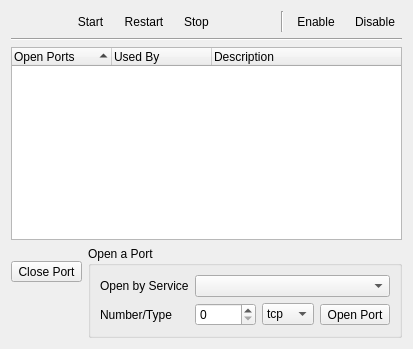
<?xml version="1.0" encoding="UTF-8"?>
<ui version="4.0">
 <class>firewall_ui</class>
 <widget class="QWidget" name="firewall_ui">
  <property name="geometry">
   <rect>
    <x>0</x>
    <y>0</y>
    <width>413</width>
    <height>349</height>
   </rect>
  </property>
  <property name="windowTitle">
   <string>Form</string>
  </property>
  <layout class="QVBoxLayout" name="verticalLayout_2">
   <item>
    <layout class="QHBoxLayout" name="horizontalLayout_6">
     <item>
      <spacer name="horizontalSpacer">
       <property name="orientation">
        <enum>Qt::Horizontal</enum>
       </property>
       <property name="sizeHint" stdset="0">
        <size>
         <width>40</width>
         <height>20</height>
        </size>
       </property>
      </spacer>
     </item>
     <item>
      <widget class="QToolButton" name="tool_start">
       <property name="toolTip">
        <string>Turn on the firewall</string>
       </property>
       <property name="statusTip">
        <string>Turn on the firewall</string>
       </property>
       <property name="text">
        <string>Start</string>
       </property>
       <property name="icon">
        <iconset resource="../../icons/icons.qrc">
         <normaloff>:/icons/black/media-play.svg</normaloff>:/icons/black/media-play.svg</iconset>
       </property>
       <property name="toolButtonStyle">
        <enum>Qt::ToolButtonTextBesideIcon</enum>
       </property>
       <property name="autoRaise">
        <bool>true</bool>
       </property>
      </widget>
     </item>
     <item>
      <widget class="QToolButton" name="tool_restart">
       <property name="toolTip">
        <string>Restart the firewall</string>
       </property>
       <property name="statusTip">
        <string>Restart the firewall</string>
       </property>
       <property name="text">
        <string>Restart</string>
       </property>
       <property name="icon">
        <iconset resource="../../icons/icons.qrc">
         <normaloff>:/icons/black/sync.svg</normaloff>:/icons/black/sync.svg</iconset>
       </property>
       <property name="toolButtonStyle">
        <enum>Qt::ToolButtonTextBesideIcon</enum>
       </property>
       <property name="autoRaise">
        <bool>true</bool>
       </property>
      </widget>
     </item>
     <item>
      <widget class="QToolButton" name="tool_stop">
       <property name="toolTip">
        <string>Stop the firewall</string>
       </property>
       <property name="statusTip">
        <string>Turn off the firewall</string>
       </property>
       <property name="text">
        <string>Stop</string>
       </property>
       <property name="icon">
        <iconset resource="../../icons/icons.qrc">
         <normaloff>:/icons/black/media-pause.svg</normaloff>:/icons/black/media-pause.svg</iconset>
       </property>
       <property name="toolButtonStyle">
        <enum>Qt::ToolButtonTextBesideIcon</enum>
       </property>
       <property name="autoRaise">
        <bool>true</bool>
       </property>
      </widget>
     </item>
     <item>
      <spacer name="horizontalSpacer_2">
       <property name="orientation">
        <enum>Qt::Horizontal</enum>
       </property>
       <property name="sizeHint" stdset="0">
        <size>
         <width>40</width>
         <height>20</height>
        </size>
       </property>
      </spacer>
     </item>
     <item>
      <widget class="Line" name="line_2">
       <property name="orientation">
        <enum>Qt::Vertical</enum>
       </property>
      </widget>
     </item>
     <item>
      <widget class="QToolButton" name="tool_enable">
       <property name="toolTip">
        <string>Enabled at boot</string>
       </property>
       <property name="statusTip">
        <string>Automatically start the firewall on boot</string>
       </property>
       <property name="text">
        <string>Enable</string>
       </property>
       <property name="icon">
        <iconset resource="../../icons/icons.qrc">
         <normaloff>:/icons/black/off.svg</normaloff>:/icons/black/off.svg</iconset>
       </property>
       <property name="toolButtonStyle">
        <enum>Qt::ToolButtonIconOnly</enum>
       </property>
       <property name="autoRaise">
        <bool>true</bool>
       </property>
      </widget>
     </item>
     <item>
      <widget class="QToolButton" name="tool_disable">
       <property name="toolTip">
        <string>Disabled at boot</string>
       </property>
       <property name="statusTip">
        <string>Do not start the firewall on boot</string>
       </property>
       <property name="text">
        <string>Disable</string>
       </property>
       <property name="icon">
        <iconset resource="../../icons/icons.qrc">
         <normaloff>:/icons/black/circled-off.svg</normaloff>:/icons/black/circled-off.svg</iconset>
       </property>
       <property name="toolButtonStyle">
        <enum>Qt::ToolButtonIconOnly</enum>
       </property>
       <property name="autoRaise">
        <bool>true</bool>
       </property>
      </widget>
     </item>
    </layout>
   </item>
   <item>
    <widget class="Line" name="line">
     <property name="orientation">
      <enum>Qt::Horizontal</enum>
     </property>
    </widget>
   </item>
   <item>
    <widget class="QTreeWidget" name="tree_openports">
     <property name="selectionMode">
      <enum>QAbstractItemView::ExtendedSelection</enum>
     </property>
     <property name="sortingEnabled">
      <bool>true</bool>
     </property>
     <attribute name="headerDefaultSectionSize">
      <number>100</number>
     </attribute>
     <column>
      <property name="text">
       <string>Open Ports</string>
      </property>
     </column>
     <column>
      <property name="text">
       <string>Used By</string>
      </property>
     </column>
     <column>
      <property name="text">
       <string>Description</string>
      </property>
     </column>
    </widget>
   </item>
   <item>
    <layout class="QHBoxLayout" name="horizontalLayout_3">
     <item>
      <layout class="QVBoxLayout" name="verticalLayout">
       <item>
        <widget class="QToolButton" name="tool_closeports">
         <property name="toolTip">
          <string>Close port</string>
         </property>
         <property name="statusTip">
          <string>Close the currently-selected port</string>
         </property>
         <property name="text">
          <string>Close Port</string>
         </property>
         <property name="icon">
          <iconset resource="../../icons/icons.qrc">
           <normaloff>:/icons/black/key.svg</normaloff>:/icons/black/key.svg</iconset>
         </property>
         <property name="toolButtonStyle">
          <enum>Qt::ToolButtonTextUnderIcon</enum>
         </property>
         <property name="autoRaise">
          <bool>false</bool>
         </property>
        </widget>
       </item>
       <item>
        <spacer name="verticalSpacer">
         <property name="orientation">
          <enum>Qt::Vertical</enum>
         </property>
         <property name="sizeType">
          <enum>QSizePolicy::Preferred</enum>
         </property>
         <property name="sizeHint" stdset="0">
          <size>
           <width>20</width>
           <height>40</height>
          </size>
         </property>
        </spacer>
       </item>
      </layout>
     </item>
     <item>
      <widget class="QGroupBox" name="group_openport">
       <property name="sizePolicy">
        <sizepolicy hsizetype="Expanding" vsizetype="Preferred">
         <horstretch>0</horstretch>
         <verstretch>0</verstretch>
        </sizepolicy>
       </property>
       <property name="title">
        <string>Open a Port</string>
       </property>
       <property name="flat">
        <bool>false</bool>
       </property>
       <layout class="QFormLayout" name="formLayout">
        <item row="0" column="0">
         <widget class="QLabel" name="label_6">
          <property name="text">
           <string>Open by Service</string>
          </property>
         </widget>
        </item>
        <item row="0" column="1">
         <layout class="QHBoxLayout" name="horizontalLayout_4">
          <item>
           <widget class="QComboBox" name="combo_known_ports"/>
          </item>
         </layout>
        </item>
        <item row="1" column="0">
         <widget class="QLabel" name="label_5">
          <property name="text">
           <string>Number/Type</string>
          </property>
         </widget>
        </item>
        <item row="1" column="1">
         <layout class="QHBoxLayout" name="horizontalLayout_5">
          <item>
           <widget class="QSpinBox" name="spin_portnum">
            <property name="maximum">
             <number>65535</number>
            </property>
           </widget>
          </item>
          <item>
           <widget class="QComboBox" name="combo_type">
            <item>
             <property name="text">
              <string notr="true">tcp</string>
             </property>
            </item>
            <item>
             <property name="text">
              <string notr="true">udp</string>
             </property>
            </item>
           </widget>
          </item>
          <item>
           <widget class="QToolButton" name="tool_open_port">
            <property name="sizePolicy">
             <sizepolicy hsizetype="Fixed" vsizetype="Fixed">
              <horstretch>0</horstretch>
              <verstretch>0</verstretch>
             </sizepolicy>
            </property>
            <property name="toolTip">
             <string>Open Port</string>
            </property>
            <property name="statusTip">
             <string>Open the designated port</string>
            </property>
            <property name="text">
             <string notr="true">Open Port</string>
            </property>
            <property name="icon">
             <iconset resource="../../icons/icons.qrc">
              <normaloff>:/icons/black/keyhole.svg</normaloff>:/icons/black/keyhole.svg</iconset>
            </property>
            <property name="toolButtonStyle">
             <enum>Qt::ToolButtonTextUnderIcon</enum>
            </property>
           </widget>
          </item>
         </layout>
        </item>
       </layout>
      </widget>
     </item>
    </layout>
   </item>
  </layout>
 </widget>
 <resources>
  <include location="../../icons/icons.qrc"/>
 </resources>
 <connections/>
</ui>
